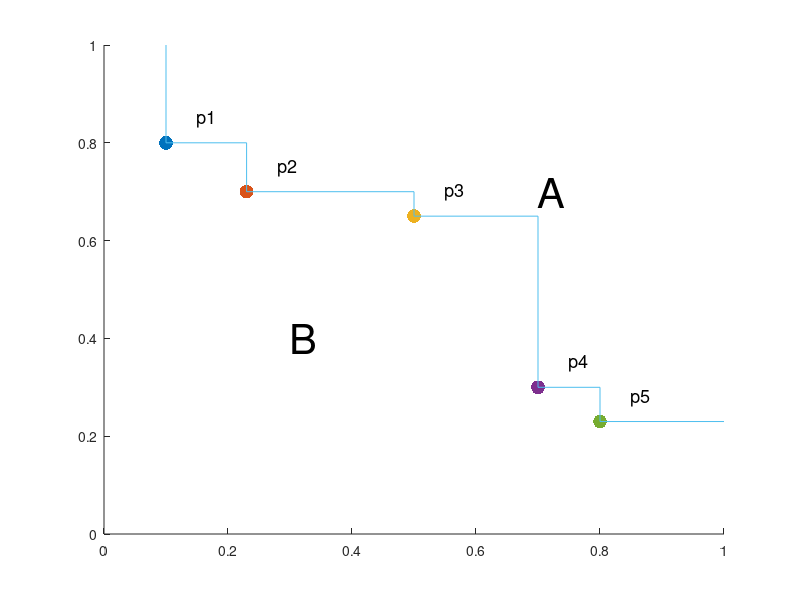

This figure's MATLAB source:
clear all
hold on;
p1 = [.1, .8];
p2 = [.23, .7];
p3 = [.5, .65];
p4 = [.7, .3];
p5 = [.8, .23];
text(p1(1)+.05, p1(2)+.05,  'p1', 'FontSize', 13)
text(p2(1)+.05, p2(2)+.05,  'p2', 'FontSize', 13)
text(p3(1)+.05, p3(2)+.05,  'p3', 'FontSize', 13)
text(p4(1)+.05, p4(2)+.05,  'p4', 'FontSize', 13)
text(p5(1)+.05, p5(2)+.05,  'p5', 'FontSize', 13)

plot(p1(1), p1(2),  '.', 'MarkerSize', 30)
plot(p2(1), p2(2),  '.', 'MarkerSize', 30)
plot(p3(1), p3(2),  '.', 'MarkerSize', 30)
plot(p4(1), p4(2),  '.', 'MarkerSize', 30)
plot(p5(1), p5(2),  '.', 'MarkerSize', 30)
axis([0, 1, 0, 1])
x = [p1(1), p1(1), p2(1), p2(1),p3(1), p3(1),p4(1), p4(1), p5(1), p5(1), 1];
y = [1, p1(2), p1(2), p2(2), p2(2), p3(2),p3(2), p4(2),p4(2), p5(2), p5(2)];
plot(x, y)
text(0.7, .7, 'A', 'FontSize', 30)
text(0.3, .4, 'B', 'FontSize', 30)
